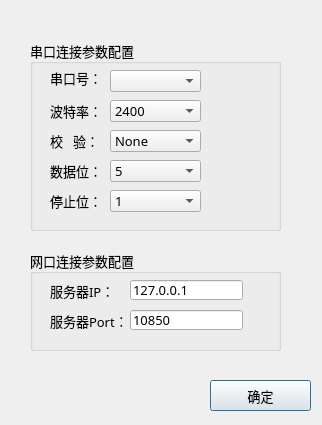
<?xml version="1.0" encoding="UTF-8"?>
<ui version="4.0">
 <class>Paramconfig</class>
 <widget class="QDialog" name="Paramconfig">
  <property name="geometry">
   <rect>
    <x>0</x>
    <y>0</y>
    <width>322</width>
    <height>425</height>
   </rect>
  </property>
  <property name="font">
   <font>
    <family>微软雅黑</family>
    <pointsize>10</pointsize>
    <weight>50</weight>
    <bold>false</bold>
   </font>
  </property>
  <property name="windowTitle">
   <string>参数配置</string>
  </property>
  <widget class="QPushButton" name="pushBtn_OK">
   <property name="geometry">
    <rect>
     <x>210</x>
     <y>380</y>
     <width>101</width>
     <height>31</height>
    </rect>
   </property>
   <property name="text">
    <string>确定</string>
   </property>
  </widget>
  <widget class="QGroupBox" name="groupBox">
   <property name="geometry">
    <rect>
     <x>30</x>
     <y>40</y>
     <width>251</width>
     <height>191</height>
    </rect>
   </property>
   <property name="title">
    <string>串口连接参数配置</string>
   </property>
   <widget class="QLabel" name="label_3">
    <property name="geometry">
     <rect>
      <x>20</x>
      <y>60</y>
      <width>54</width>
      <height>21</height>
     </rect>
    </property>
    <property name="text">
     <string>波特率：</string>
    </property>
   </widget>
   <widget class="QComboBox" name="comboBox">
    <property name="geometry">
     <rect>
      <x>80</x>
      <y>30</y>
      <width>91</width>
      <height>22</height>
     </rect>
    </property>
   </widget>
   <widget class="QLabel" name="label_2">
    <property name="geometry">
     <rect>
      <x>20</x>
      <y>30</y>
      <width>54</width>
      <height>16</height>
     </rect>
    </property>
    <property name="text">
     <string>串口号：</string>
    </property>
   </widget>
   <widget class="QLabel" name="label_4">
    <property name="geometry">
     <rect>
      <x>20</x>
      <y>90</y>
      <width>54</width>
      <height>21</height>
     </rect>
    </property>
    <property name="text">
     <string>校   验：</string>
    </property>
   </widget>
   <widget class="QLabel" name="label_5">
    <property name="geometry">
     <rect>
      <x>20</x>
      <y>120</y>
      <width>54</width>
      <height>21</height>
     </rect>
    </property>
    <property name="text">
     <string>数据位：</string>
    </property>
   </widget>
   <widget class="QLabel" name="label_6">
    <property name="geometry">
     <rect>
      <x>20</x>
      <y>150</y>
      <width>54</width>
      <height>21</height>
     </rect>
    </property>
    <property name="text">
     <string>停止位：</string>
    </property>
   </widget>
   <widget class="QComboBox" name="comboBox_JY">
    <property name="geometry">
     <rect>
      <x>80</x>
      <y>90</y>
      <width>91</width>
      <height>22</height>
     </rect>
    </property>
    <property name="currentText">
     <string>Even</string>
    </property>
    <item>
     <property name="text">
      <string>None</string>
     </property>
    </item>
    <item>
     <property name="text">
      <string>Even</string>
     </property>
    </item>
    <item>
     <property name="text">
      <string>Odd</string>
     </property>
    </item>
    <item>
     <property name="text">
      <string>Mark</string>
     </property>
    </item>
    <item>
     <property name="text">
      <string>Spase</string>
     </property>
    </item>
   </widget>
   <widget class="QComboBox" name="comboBox_Databit">
    <property name="geometry">
     <rect>
      <x>80</x>
      <y>120</y>
      <width>91</width>
      <height>22</height>
     </rect>
    </property>
    <property name="currentText">
     <string>8</string>
    </property>
    <item>
     <property name="text">
      <string>5</string>
     </property>
    </item>
    <item>
     <property name="text">
      <string>6</string>
     </property>
    </item>
    <item>
     <property name="text">
      <string>7</string>
     </property>
    </item>
    <item>
     <property name="text">
      <string>8</string>
     </property>
    </item>
   </widget>
   <widget class="QComboBox" name="comboBox_Stopbit">
    <property name="geometry">
     <rect>
      <x>80</x>
      <y>150</y>
      <width>91</width>
      <height>22</height>
     </rect>
    </property>
    <item>
     <property name="text">
      <string>1</string>
     </property>
    </item>
    <item>
     <property name="text">
      <string>1.5</string>
     </property>
    </item>
    <item>
     <property name="text">
      <string>2</string>
     </property>
    </item>
   </widget>
   <widget class="QComboBox" name="comboBox_Boundrate">
    <property name="geometry">
     <rect>
      <x>80</x>
      <y>60</y>
      <width>91</width>
      <height>22</height>
     </rect>
    </property>
    <property name="currentText">
     <string>9600</string>
    </property>
    <item>
     <property name="text">
      <string>2400</string>
     </property>
    </item>
    <item>
     <property name="text">
      <string>4800</string>
     </property>
    </item>
    <item>
     <property name="text">
      <string>9600</string>
     </property>
    </item>
    <item>
     <property name="text">
      <string>19200</string>
     </property>
    </item>
    <item>
     <property name="text">
      <string>38400</string>
     </property>
    </item>
    <item>
     <property name="text">
      <string>57600</string>
     </property>
    </item>
    <item>
     <property name="text">
      <string>115200</string>
     </property>
    </item>
   </widget>
  </widget>
  <widget class="QGroupBox" name="groupBox_2">
   <property name="geometry">
    <rect>
     <x>30</x>
     <y>250</y>
     <width>251</width>
     <height>101</height>
    </rect>
   </property>
   <property name="title">
    <string>网口连接参数配置</string>
   </property>
   <widget class="QLabel" name="label_7">
    <property name="geometry">
     <rect>
      <x>20</x>
      <y>30</y>
      <width>71</width>
      <height>21</height>
     </rect>
    </property>
    <property name="text">
     <string>服务器IP：</string>
    </property>
   </widget>
   <widget class="QLabel" name="label_8">
    <property name="geometry">
     <rect>
      <x>20</x>
      <y>60</y>
      <width>81</width>
      <height>21</height>
     </rect>
    </property>
    <property name="text">
     <string>服务器Port：</string>
    </property>
   </widget>
   <widget class="QLineEdit" name="lineEdit_sIP">
    <property name="geometry">
     <rect>
      <x>100</x>
      <y>30</y>
      <width>113</width>
      <height>20</height>
     </rect>
    </property>
    <property name="text">
     <string>127.0.0.1</string>
    </property>
   </widget>
   <widget class="QLineEdit" name="lineEdit_sPort">
    <property name="geometry">
     <rect>
      <x>100</x>
      <y>60</y>
      <width>113</width>
      <height>20</height>
     </rect>
    </property>
    <property name="text">
     <string>10850</string>
    </property>
   </widget>
  </widget>
 </widget>
 <resources/>
 <connections/>
</ui>
